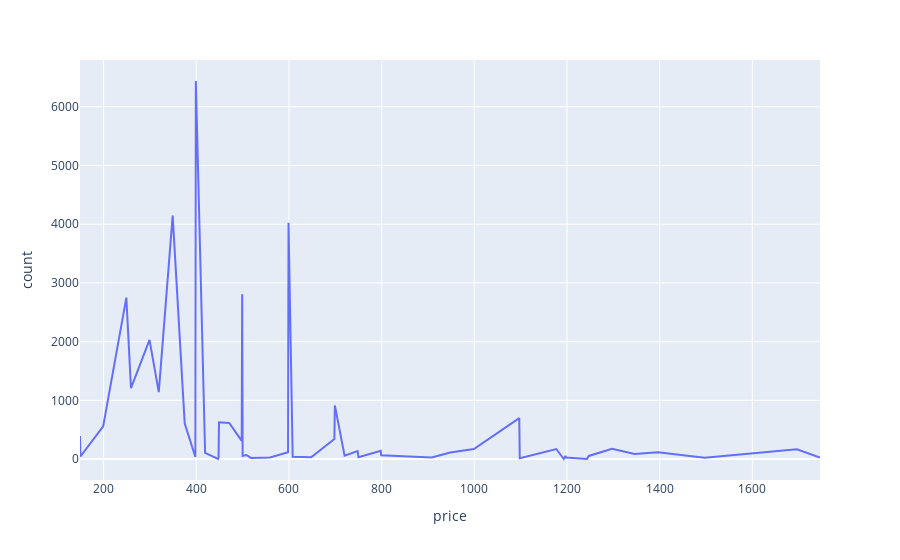

The notebook cell this image was saved under:
### Code cell
get_line(clean_reviews['price'].value_counts().reset_index().sort_values(by='price', ascending=True))

### Figure 1 — Plotly figure (JSON) as saved in the notebook; plotly's stock layout.template omitted (floating-point values rounded to 4 significant figures)
{"data": [{"hovertemplate": "price=%{x}<br>count=%{y}<extra></extra>", "legendgroup": "", "line": {"color": "#636efa", "dash": "solid"}, "marker": {"symbol": "circle"}, "mode": "lines", "name": "", "orientation": "v", "showlegend": false, "type": "scatter", "x": [149, 150, 199, 249, 259, 299, 319, 349, 375, 398, 399, 419, 447, 448, 449, 471, 498, 499, 500, 508, 518, 559, 598, 599, 608, 648, 698, 699, 720, 748, 750, 798, 799, 908, 948, 999, 1097, 1098, 1177, 1193, 1197, 1198, 1243, 1247, 1297, 1346, 1396, 1497, 1696, 1746], "xaxis": "x", "y": [392, 44, 556, 2750, 1208, 2030, 1139, 4146, 606, 35, 6439, 104, 1, 18, 626, 615, 310, 2809, 54, 70, 20, 28, 115, 4023, 40, 31, 341, 914, 59, 135, 32, 142, 65, 28, 111, 172, 696, 13, 171, 1, 54, 26, 2, 53, 175, 85, 117, 23, 165, 25], "yaxis": "y"}], "layout": {"legend": {"tracegroupgap": 0}, "margin": {"t": 60}, "xaxis": {"anchor": "y", "domain": [0, 1], "title": {"text": "price"}}, "yaxis": {"anchor": "x", "domain": [0, 1], "title": {"text": "count"}}}}
